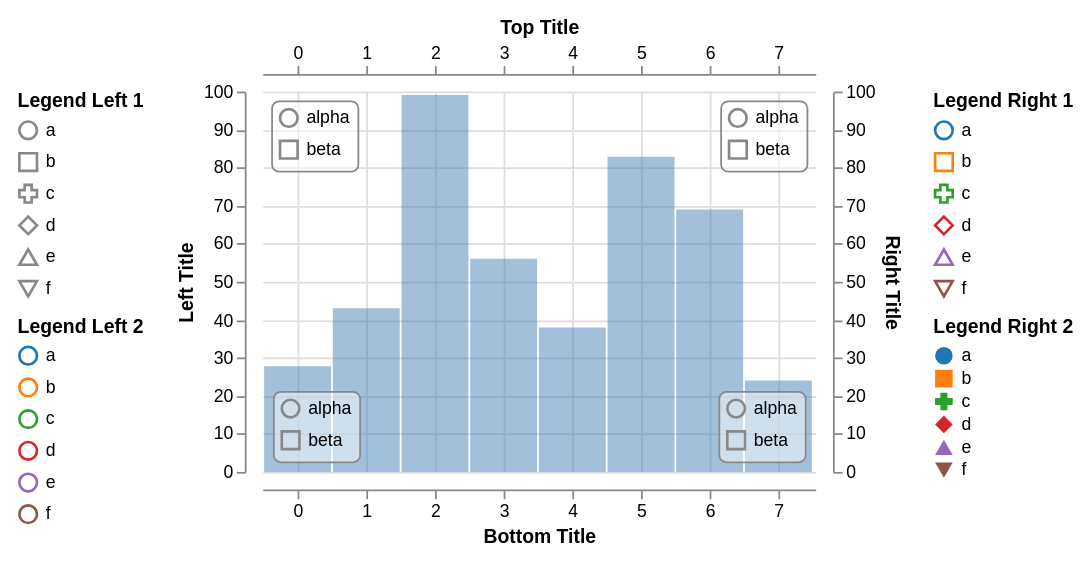

Specify this chart in Vega-Lite:
### Vega specification from a JSON file in a GitHub repository (floating-point values rounded to 4 significant figures)
{"width": 600, "height": 300, "padding": 10, "autosize": "fit", "signals": [{"name": "active", "value": null, "on": [{"events": {"marktype": "rect", "type": "mouseover"}, "update": {"expr": "datum"}}, {"events": {"marktype": "rect", "type": "mouseout"}, "update": {"expr": "null"}}]}], "data": [{"name": "values", "values": [{"x": 0, "y": 28}, {"x": 1, "y": 43}, {"x": 2, "y": 99}, {"x": 3, "y": 56}, {"x": 4, "y": 38}, {"x": 5, "y": 83}, {"x": 6, "y": 69}, {"x": 7, "y": 24}]}], "scales": [{"name": "xscale", "type": "band", "range": [0, {"signal": "width"}], "round": true, "domain": {"data": "values", "field": "x"}}, {"name": "yscale", "type": "linear", "range": [{"signal": "height"}, 0], "round": true, "domain": {"data": "values", "field": "y"}, "zero": true, "nice": true}, {"name": "shapeScale", "type": "ordinal", "domain": ["a", "b", "c", "d", "e", "f"], "range": ["circle", "square", "cross", "diamond", "triangle-up", "triangle-down"]}, {"name": "colorScale", "type": "ordinal", "domain": ["a", "b", "c", "d", "e", "f"], "scheme": "category10"}, {"name": "innerScale", "type": "ordinal", "domain": ["alpha", "beta"], "range": ["circle", "square"]}], "axes": [{"scale": "yscale", "orient": "left", "count": 5, "grid": false, "domain": true, "title": "Left Title", "offset": 10}, {"scale": "yscale", "orient": "right", "count": 5, "grid": true, "domain": true, "title": "Right Title", "offset": 10}, {"scale": "xscale", "orient": "top", "grid": false, "domain": true, "title": "Top Title", "offset": 10}, {"scale": "xscale", "orient": "bottom", "grid": true, "domain": true, "title": "Bottom Title", "offset": 10}], "legends": [{"shape": "shapeScale", "stroke": "colorScale", "title": "Legend Right 1"}, {"shape": "shapeScale", "fill": "colorScale", "orient": "right", "title": "Legend Right 2"}, {"shape": "shapeScale", "orient": "left", "title": "Legend Left 1"}, {"stroke": "colorScale", "orient": "left", "title": "Legend Left 2"}, {"shape": "innerScale", "orient": "top-left", "offset": 5, "padding": 4, "encode": {"legend": {"enter": {"fill": {"value": "#fff"}, "fillOpacity": {"value": 0.5}, "stroke": {"value": "#888"}, "cornerRadius": {"value": 4}}}}}, {"shape": "innerScale", "orient": "top-right", "offset": 5, "padding": 4, "encode": {"legend": {"enter": {"fill": {"value": "#fff"}, "fillOpacity": {"value": 0.5}, "stroke": {"value": "#888"}, "cornerRadius": {"value": 4}}}}}, {"shape": "innerScale", "orient": "bottom-left", "offset": 6, "padding": 4, "encode": {"legend": {"enter": {"fill": {"value": "#fff"}, "fillOpacity": {"value": 0.5}, "stroke": {"value": "#888"}, "cornerRadius": {"value": 4}}}}}, {"shape": "innerScale", "orient": "bottom-right", "interactive": true, "offset": 6, "padding": 4, "encode": {"legend": {"enter": {"fill": {"value": "#fff"}, "fillOpacity": {"value": 0.5}, "stroke": {"value": "#888"}, "cornerRadius": {"value": 4}}, "update": {"stroke": {"value": "#888"}}, "hover": {"stroke": {"value": "#f8f"}}}}}], "marks": [{"type": "rect", "from": {"data": "values"}, "encode": {"update": {"x": {"scale": "xscale", "field": "x"}, "width": {"scale": "xscale", "band": 1, "offset": -1}, "y": {"scale": "yscale", "field": "y"}, "y2": {"scale": "yscale", "value": 0}, "fill": {"value": "steelblue"}, "fillOpacity": {"value": 0.5}, "stroke": {"color": {"l": {"value": 50}, "a": {"value": 100}, "b": {"value": -20}}}, "strokeWidth": [{"test": "datum===active", "value": 5}, {"value": 0}]}}}]}
